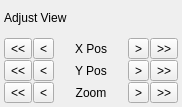
<?xml version="1.0" encoding="UTF-8"?>
<ui version="4.0">
 <class>ManageViewScreen</class>
 <widget class="QDialog" name="ManageViewScreen">
  <property name="geometry">
   <rect>
    <x>0</x>
    <y>0</y>
    <width>182</width>
    <height>107</height>
   </rect>
  </property>
  <property name="windowTitle">
   <string>Adjust View</string>
  </property>
  <layout class="QGridLayout" name="gridLayout">
   <property name="sizeConstraint">
    <enum>QLayout::SetMinAndMaxSize</enum>
   </property>
   <property name="leftMargin">
    <number>4</number>
   </property>
   <property name="topMargin">
    <number>4</number>
   </property>
   <property name="rightMargin">
    <number>4</number>
   </property>
   <property name="bottomMargin">
    <number>4</number>
   </property>
   <item row="1" column="0">
    <layout class="QGridLayout" name="gridLayout_2">
     <property name="spacing">
      <number>1</number>
     </property>
     <item row="2" column="1">
      <widget class="QToolButton" name="yPosMinus1">
       <property name="text">
        <string>&lt;</string>
       </property>
       <property name="autoRepeat">
        <bool>true</bool>
       </property>
      </widget>
     </item>
     <item row="0" column="4">
      <widget class="QToolButton" name="xPosPlus2">
       <property name="text">
        <string>&gt;&gt;</string>
       </property>
       <property name="autoRepeat">
        <bool>true</bool>
       </property>
      </widget>
     </item>
     <item row="2" column="0">
      <widget class="QToolButton" name="yPosMinus2">
       <property name="text">
        <string>&lt;&lt;</string>
       </property>
       <property name="autoRepeat">
        <bool>true</bool>
       </property>
      </widget>
     </item>
     <item row="0" column="1">
      <widget class="QToolButton" name="xPosMinus1">
       <property name="text">
        <string>&lt;</string>
       </property>
       <property name="autoRepeat">
        <bool>true</bool>
       </property>
      </widget>
     </item>
     <item row="0" column="0">
      <widget class="QToolButton" name="xPosMinus2">
       <property name="text">
        <string>&lt;&lt;</string>
       </property>
       <property name="autoRepeat">
        <bool>true</bool>
       </property>
      </widget>
     </item>
     <item row="0" column="3">
      <widget class="QToolButton" name="xPosPlus1">
       <property name="text">
        <string>&gt;</string>
       </property>
       <property name="autoRepeat">
        <bool>true</bool>
       </property>
      </widget>
     </item>
     <item row="0" column="2">
      <widget class="QLabel" name="label_2">
       <property name="text">
        <string>X Pos</string>
       </property>
       <property name="alignment">
        <set>Qt::AlignCenter</set>
       </property>
      </widget>
     </item>
     <item row="3" column="0">
      <widget class="QToolButton" name="zoomMinus2">
       <property name="text">
        <string>&lt;&lt;</string>
       </property>
       <property name="autoRepeat">
        <bool>true</bool>
       </property>
      </widget>
     </item>
     <item row="3" column="1">
      <widget class="QToolButton" name="zoomMinus1">
       <property name="text">
        <string>&lt;</string>
       </property>
       <property name="autoRepeat">
        <bool>true</bool>
       </property>
      </widget>
     </item>
     <item row="2" column="2">
      <widget class="QLabel" name="label_3">
       <property name="text">
        <string>Y Pos</string>
       </property>
       <property name="alignment">
        <set>Qt::AlignCenter</set>
       </property>
      </widget>
     </item>
     <item row="3" column="2">
      <widget class="QLabel" name="label_4">
       <property name="text">
        <string>Zoom</string>
       </property>
       <property name="alignment">
        <set>Qt::AlignCenter</set>
       </property>
      </widget>
     </item>
     <item row="2" column="3">
      <widget class="QToolButton" name="yPosPlus1">
       <property name="text">
        <string>&gt;</string>
       </property>
       <property name="autoRepeat">
        <bool>true</bool>
       </property>
      </widget>
     </item>
     <item row="3" column="3">
      <widget class="QToolButton" name="zoomPlus1">
       <property name="text">
        <string>&gt;</string>
       </property>
       <property name="autoRepeat">
        <bool>true</bool>
       </property>
      </widget>
     </item>
     <item row="2" column="4">
      <widget class="QToolButton" name="yPosPlus2">
       <property name="text">
        <string>&gt;&gt;</string>
       </property>
       <property name="autoRepeat">
        <bool>true</bool>
       </property>
      </widget>
     </item>
     <item row="3" column="4">
      <widget class="QToolButton" name="zoomPlus2">
       <property name="text">
        <string>&gt;&gt;</string>
       </property>
       <property name="autoRepeat">
        <bool>true</bool>
       </property>
      </widget>
     </item>
    </layout>
   </item>
   <item row="0" column="0">
    <widget class="QLabel" name="screenHeader">
     <property name="text">
      <string>Adjust View</string>
     </property>
    </widget>
   </item>
  </layout>
 </widget>
 <resources/>
 <connections/>
</ui>
